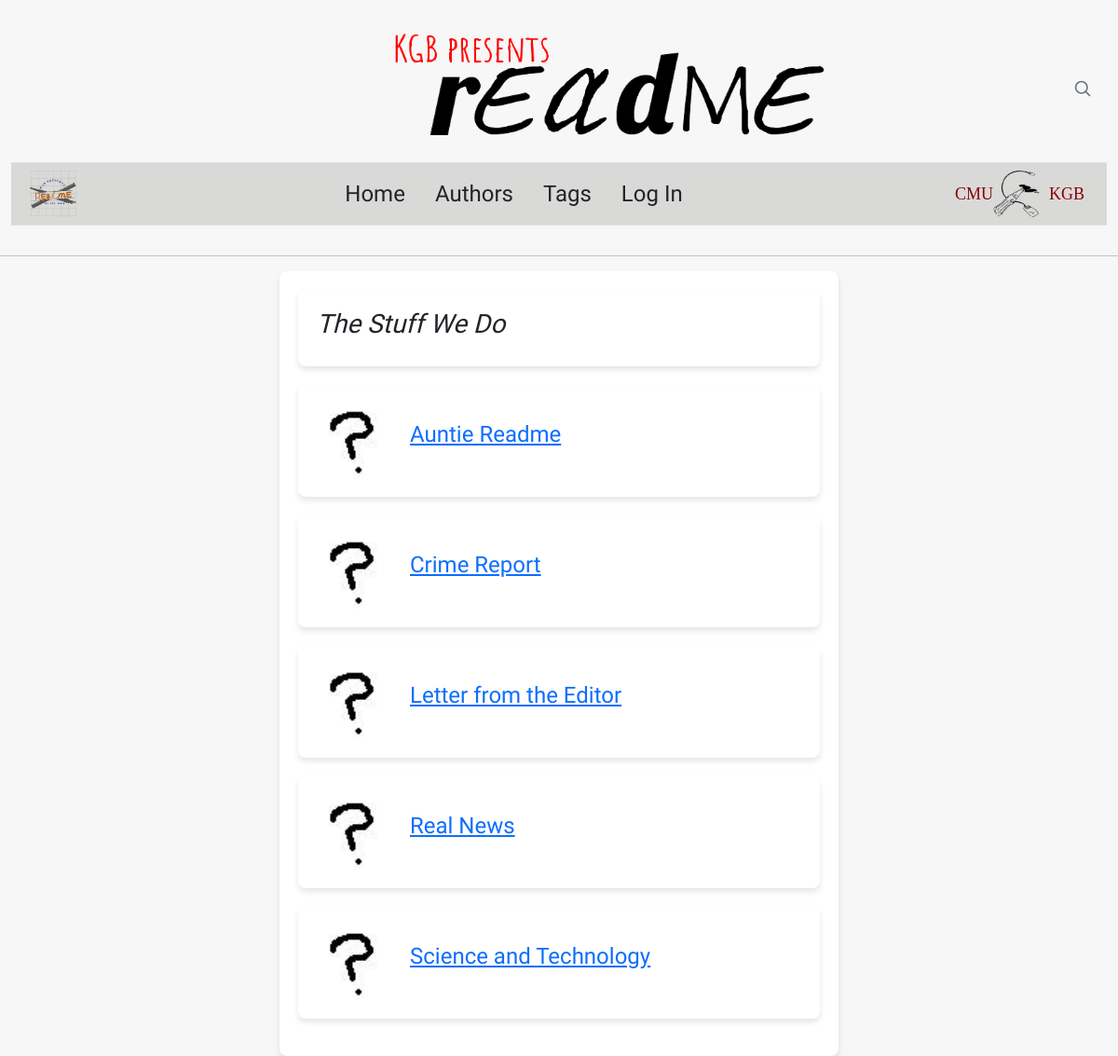
The app's page /tags with its own data.
### articles/models.py (models this page shows, shortened)
class Category(models.Model):
    name = models.CharField(max_length=30, unique=True)
    class Meta:
        verbose_name_plural = "categories"

### articles/views.py (the view)
# urls.py: path("tags", views.article_category_index, name="article_category_index"),
def article_category_index(request):
    categories = Category.objects.all().order_by('name')
    context = {
        "categories": categories,
    }
    return render(request, "article/categorylist.html", context)

### articles/templates/article/categorylist.html (shortened to what this page needs)
{% extends "base.html" %}
{% block page_info %}
<head>
</head>
{% endblock page_info %}
{% block page_content %}
    <body>
        <div class="container">
        <div class="author-container">
            <ul class="author-list">
                <li class="author-item">
                    <h3><em>The Stuff We Do</em></h3>
                </li>
                {% for category in categories %}
                <li class="author-item">
                    <img src="/static/author/anon.jpg">
                    <div class="author-info">
                        <div class="author-name"><h4><a href="{% url 'article_category' category.name %}">{{ category.name }}</div>
                    </div>
                </li>
                {% endfor %}
            </ul>
        </div>
    </div>
    </body>
{% endblock page_content %}

### templates/base.html (style rules this page uses)
.container { display: flex; align-items: center; text-decoration: none; color: inherit; justify-content: flex-end; }
.container img { width: 100px; height: 100px; }

### articles/templates/article/categorylist.html (style rules this page uses)
body { font-family: 'Raleway', sans-serif; background-color: #f7f7f7; margin: 0; padding: 0; }
.container { display: flex; justify-content: center; align-items: center; height: 100%; }
.author-container { max-width: 600px; width: 100%; padding: 20px; background-color: #fff; border-radius: 8px; box-shadow: 0 4px 6px rgba(0, 0, 0, 0.1); }
.author-list { list-style: none; padding: 0; }
.author-item { display: flex; align-items: center; background-color: #fff; border-radius: 8px; box-shadow: 0 4px 6px rgba(0, 0, 0, 0.1); margin-bottom: 20px; padding: 20px; }
.author-item img { border-radius: 50%; width: 80px; height: 80px; margin-right: 20px; object-fit: cover; }
.author-info { display: flex; flex-direction: column; }
.author-name { font-size: 20px; font-weight: 700; margin: 0 0 5px; }

### records on screen
Category: name "Auntie Readme"
Category: name "Crime Report"
Category: name "Letter from the Editor"
Category: name "Real News"
Category: name "Science and Technology"
